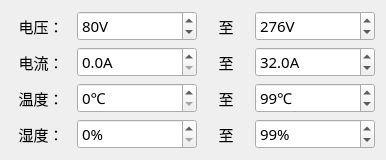
<?xml version="1.0" encoding="UTF-8"?>
<ui version="4.0">
 <class>Home_LineUnitWid</class>
 <widget class="QWidget" name="Home_LineUnitWid">
  <property name="geometry">
   <rect>
    <x>0</x>
    <y>0</y>
    <width>386</width>
    <height>156</height>
   </rect>
  </property>
  <property name="font">
   <font>
    <family>微软雅黑</family>
    <pointsize>11</pointsize>
   </font>
  </property>
  <property name="windowTitle">
   <string>Form</string>
  </property>
  <layout class="QGridLayout" name="gridLayout">
   <property name="verticalSpacing">
    <number>6</number>
   </property>
   <item row="0" column="0">
    <widget class="QLabel" name="label_5">
     <property name="sizePolicy">
      <sizepolicy hsizetype="Preferred" vsizetype="Preferred">
       <horstretch>0</horstretch>
       <verstretch>0</verstretch>
      </sizepolicy>
     </property>
     <property name="minimumSize">
      <size>
       <width>60</width>
       <height>30</height>
      </size>
     </property>
     <property name="maximumSize">
      <size>
       <width>60</width>
       <height>16777215</height>
      </size>
     </property>
     <property name="text">
      <string>电压：</string>
     </property>
     <property name="alignment">
      <set>Qt::AlignCenter</set>
     </property>
    </widget>
   </item>
   <item row="0" column="1">
    <widget class="QDoubleSpinBox" name="volMinSpin">
     <property name="enabled">
      <bool>true</bool>
     </property>
     <property name="minimumSize">
      <size>
       <width>120</width>
       <height>30</height>
      </size>
     </property>
     <property name="maximumSize">
      <size>
       <width>120</width>
       <height>16777215</height>
      </size>
     </property>
     <property name="prefix">
      <string/>
     </property>
     <property name="suffix">
      <string>V</string>
     </property>
     <property name="decimals">
      <number>0</number>
     </property>
     <property name="maximum">
      <double>4000.000000000000000</double>
     </property>
     <property name="value">
      <double>80.000000000000000</double>
     </property>
    </widget>
   </item>
   <item row="0" column="2">
    <widget class="QLabel" name="label_6">
     <property name="minimumSize">
      <size>
       <width>40</width>
       <height>30</height>
      </size>
     </property>
     <property name="maximumSize">
      <size>
       <width>50</width>
       <height>16777215</height>
      </size>
     </property>
     <property name="text">
      <string>至</string>
     </property>
     <property name="alignment">
      <set>Qt::AlignCenter</set>
     </property>
    </widget>
   </item>
   <item row="0" column="3">
    <widget class="QDoubleSpinBox" name="volMaxSpin">
     <property name="enabled">
      <bool>true</bool>
     </property>
     <property name="minimumSize">
      <size>
       <width>120</width>
       <height>30</height>
      </size>
     </property>
     <property name="maximumSize">
      <size>
       <width>120</width>
       <height>16777215</height>
      </size>
     </property>
     <property name="suffix">
      <string>V</string>
     </property>
     <property name="decimals">
      <number>0</number>
     </property>
     <property name="maximum">
      <double>4000.000000000000000</double>
     </property>
     <property name="value">
      <double>276.000000000000000</double>
     </property>
    </widget>
   </item>
   <item row="1" column="0">
    <widget class="QLabel" name="label_9">
     <property name="minimumSize">
      <size>
       <width>60</width>
       <height>30</height>
      </size>
     </property>
     <property name="maximumSize">
      <size>
       <width>60</width>
       <height>16777215</height>
      </size>
     </property>
     <property name="text">
      <string>电流：</string>
     </property>
     <property name="alignment">
      <set>Qt::AlignCenter</set>
     </property>
    </widget>
   </item>
   <item row="1" column="1">
    <widget class="QDoubleSpinBox" name="curMinSpin">
     <property name="enabled">
      <bool>true</bool>
     </property>
     <property name="minimumSize">
      <size>
       <width>120</width>
       <height>30</height>
      </size>
     </property>
     <property name="maximumSize">
      <size>
       <width>120</width>
       <height>16777215</height>
      </size>
     </property>
     <property name="suffix">
      <string>A</string>
     </property>
     <property name="decimals">
      <number>1</number>
     </property>
     <property name="maximum">
      <double>6300.000000000000000</double>
     </property>
    </widget>
   </item>
   <item row="1" column="2">
    <widget class="QLabel" name="label_10">
     <property name="minimumSize">
      <size>
       <width>40</width>
       <height>30</height>
      </size>
     </property>
     <property name="maximumSize">
      <size>
       <width>50</width>
       <height>16777215</height>
      </size>
     </property>
     <property name="text">
      <string>至</string>
     </property>
     <property name="alignment">
      <set>Qt::AlignCenter</set>
     </property>
    </widget>
   </item>
   <item row="1" column="3">
    <widget class="QDoubleSpinBox" name="curMaxSpin">
     <property name="enabled">
      <bool>true</bool>
     </property>
     <property name="minimumSize">
      <size>
       <width>120</width>
       <height>30</height>
      </size>
     </property>
     <property name="maximumSize">
      <size>
       <width>120</width>
       <height>16777215</height>
      </size>
     </property>
     <property name="suffix">
      <string>A</string>
     </property>
     <property name="decimals">
      <number>1</number>
     </property>
     <property name="maximum">
      <double>6300.000000000000000</double>
     </property>
     <property name="value">
      <double>32.000000000000000</double>
     </property>
    </widget>
   </item>
   <item row="2" column="0">
    <widget class="QLabel" name="label_11">
     <property name="minimumSize">
      <size>
       <width>60</width>
       <height>30</height>
      </size>
     </property>
     <property name="maximumSize">
      <size>
       <width>60</width>
       <height>16777215</height>
      </size>
     </property>
     <property name="text">
      <string>温度：</string>
     </property>
     <property name="alignment">
      <set>Qt::AlignCenter</set>
     </property>
    </widget>
   </item>
   <item row="2" column="1">
    <widget class="QDoubleSpinBox" name="temMinSpin">
     <property name="enabled">
      <bool>true</bool>
     </property>
     <property name="minimumSize">
      <size>
       <width>120</width>
       <height>30</height>
      </size>
     </property>
     <property name="maximumSize">
      <size>
       <width>120</width>
       <height>16777215</height>
      </size>
     </property>
     <property name="prefix">
      <string/>
     </property>
     <property name="suffix">
      <string>℃</string>
     </property>
     <property name="decimals">
      <number>0</number>
     </property>
     <property name="maximum">
      <double>100.000000000000000</double>
     </property>
     <property name="value">
      <double>0.000000000000000</double>
     </property>
    </widget>
   </item>
   <item row="2" column="2">
    <widget class="QLabel" name="label_12">
     <property name="minimumSize">
      <size>
       <width>40</width>
       <height>30</height>
      </size>
     </property>
     <property name="maximumSize">
      <size>
       <width>50</width>
       <height>16777215</height>
      </size>
     </property>
     <property name="text">
      <string>至</string>
     </property>
     <property name="alignment">
      <set>Qt::AlignCenter</set>
     </property>
    </widget>
   </item>
   <item row="2" column="3">
    <widget class="QDoubleSpinBox" name="temMaxSpin">
     <property name="enabled">
      <bool>true</bool>
     </property>
     <property name="minimumSize">
      <size>
       <width>120</width>
       <height>30</height>
      </size>
     </property>
     <property name="maximumSize">
      <size>
       <width>120</width>
       <height>16777215</height>
      </size>
     </property>
     <property name="suffix">
      <string>℃</string>
     </property>
     <property name="decimals">
      <number>0</number>
     </property>
     <property name="maximum">
      <double>100.000000000000000</double>
     </property>
     <property name="value">
      <double>99.000000000000000</double>
     </property>
    </widget>
   </item>
   <item row="3" column="0">
    <widget class="QLabel" name="label_13">
     <property name="minimumSize">
      <size>
       <width>60</width>
       <height>30</height>
      </size>
     </property>
     <property name="maximumSize">
      <size>
       <width>60</width>
       <height>16777215</height>
      </size>
     </property>
     <property name="text">
      <string>湿度：</string>
     </property>
     <property name="alignment">
      <set>Qt::AlignCenter</set>
     </property>
    </widget>
   </item>
   <item row="3" column="1">
    <widget class="QDoubleSpinBox" name="humMinSpin">
     <property name="enabled">
      <bool>true</bool>
     </property>
     <property name="minimumSize">
      <size>
       <width>120</width>
       <height>30</height>
      </size>
     </property>
     <property name="maximumSize">
      <size>
       <width>120</width>
       <height>16777215</height>
      </size>
     </property>
     <property name="prefix">
      <string/>
     </property>
     <property name="suffix">
      <string>%</string>
     </property>
     <property name="decimals">
      <number>0</number>
     </property>
     <property name="maximum">
      <double>100.000000000000000</double>
     </property>
     <property name="value">
      <double>0.000000000000000</double>
     </property>
    </widget>
   </item>
   <item row="3" column="2">
    <widget class="QLabel" name="label_14">
     <property name="minimumSize">
      <size>
       <width>40</width>
       <height>30</height>
      </size>
     </property>
     <property name="maximumSize">
      <size>
       <width>50</width>
       <height>16777215</height>
      </size>
     </property>
     <property name="text">
      <string>至</string>
     </property>
     <property name="alignment">
      <set>Qt::AlignCenter</set>
     </property>
    </widget>
   </item>
   <item row="3" column="3">
    <widget class="QDoubleSpinBox" name="humMaxSpin">
     <property name="enabled">
      <bool>true</bool>
     </property>
     <property name="minimumSize">
      <size>
       <width>120</width>
       <height>30</height>
      </size>
     </property>
     <property name="maximumSize">
      <size>
       <width>120</width>
       <height>16777215</height>
      </size>
     </property>
     <property name="suffix">
      <string>%</string>
     </property>
     <property name="decimals">
      <number>0</number>
     </property>
     <property name="maximum">
      <double>100.000000000000000</double>
     </property>
     <property name="value">
      <double>99.000000000000000</double>
     </property>
    </widget>
   </item>
  </layout>
 </widget>
 <resources/>
 <connections/>
</ui>
